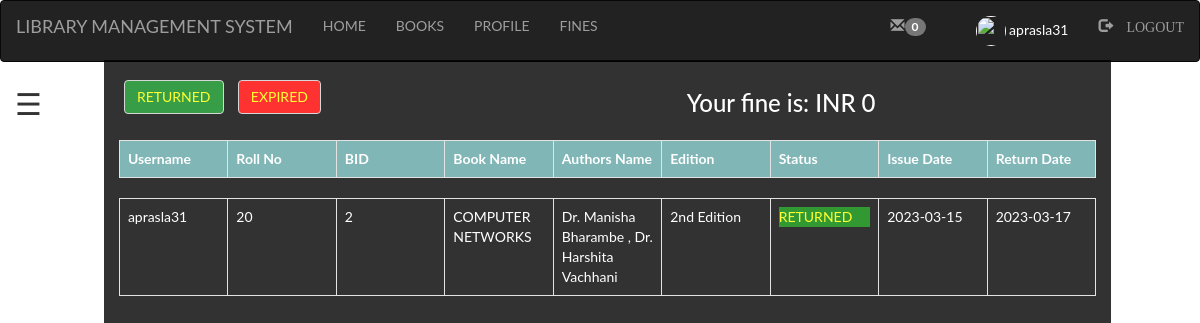
The app's page /Student/expired.php (signed in) with its own data.
### tables this page shows
CREATE TABLE `student` (
  `fullname` varchar(100) NOT NULL,
  `email` varchar(100) NOT NULL,
  `username` varchar(100) NOT NULL,
  `password` varchar(100) NOT NULL,
  `roll` int(225) NOT NULL,
  `contact` int(100) NOT NULL,
  `pic` varchar(100) NOT NULL
);

CREATE TABLE `books` (
  `bid` int(100) NOT NULL,
  `name` varchar(100) NOT NULL,
  `authors` text NOT NULL,
  `edition` varchar(100) NOT NULL,
  `quantity` int(225) NOT NULL,
  `department` varchar(100) NOT NULL
);

CREATE TABLE `issue_book` (
  `username` varchar(100) NOT NULL,
  `bid` int(100) NOT NULL,
  `approve` varchar(100) NOT NULL,
  `issue` varchar(100) NOT NULL,
  `return` varchar(100) NOT NULL
);

### Student/expired.php (the view, shortened to what this page needs)
<?php
  include "navbar.php";
?>
<!DOCTYPE html>
<html>
<head>
   <link rel="stylesheet" href="https://maxcdn.bootstrapcdn.com/bootstrap/3.3.7/css/bootstrap.min.css">
</head>
<body>
<div id="main">
  <span style="font-size:30px;cursor:pointer" onclick="openNav()">&#9776;</span>
  <div class="container">
    <?php
      if(isset($_SESSION['login_user']))
      {
        ?>
      <div style="float: left; padding-left:  5px; padding-top: 20px;">
      <form method="post" action="">
          <button name="submit2" type="submit" class="btn btn-default" style="background-color: #06861a; color: yellow;">RETURNED</button>
          <button name="submit3" type="submit" class="btn btn-default" style="background-color: red; color: yellow;">EXPIRED</button>
      </form>
      </div>
      <div style="float: right;padding-top: 10px;">
        <?php
        $var=0;
          $result=mysqli_query($db,"SELECT * FROM `fine` where username='$_SESSION[login_user]' and status='not paid' ;");
          while($r=mysqli_fetch_assoc($result))
          {
            $var=$var+$r['fine'];
          }
          $var2=$var+$_SESSION['fine'];
         ?>
        <h3>Your fine is:
          <?php
            echo "INR ".$var2;
          ?>
        </h3>
      </div>
<br><br><br><br>
        <?php
      }
         $ret='<p style="color:yellow; background-color:green;">RETURNED</p>';
        if(isset($_POST['submit2']))
        {
        $sql="SELECT student.username,roll,books.bid,name,authors,edition,approve,issue,issue_book.return FROM student inner join issue_book ON student.username=issue_book.username inner join books ON issue_book.bid=books.bid WHERE issue_book.approve ='$ret' and issue_book.username ='$_SESSION[login_user]'  ORDER BY `issue_book`.`return` DESC";
        $res=mysqli_query($db,$sql);
        }
        else
        {
        $sql="SELECT student.username,roll,books.bid,name,authors,edition,approve,issue,issue_book.return FROM student inner join issue_book ON student.username=issue_book.username inner join books ON issue_book.bid=books.bid WHERE issue_book.approve !='' and issue_book.approve !='Yes'  and issue_book.username ='$_SESSION[login_user]' ORDER BY `issue_book`.`return` DESC";
        $res=mysqli_query($db,$sql);
        }
        echo "<table class='table table-bordered' style='width:100%;' >";
        echo "<tr style='background-color: #6db6b9e6;'>";
        echo "<th>"; echo "Username";  echo "</th>";
        echo "<th>"; echo "Roll No";  echo "</th>";
        echo "<th>"; echo "BID";  echo "</th>";
        echo "<th>"; echo "Book Name";  echo "</th>";
        echo "<th>"; echo "Authors Name";  echo "</th>";
        echo "<th>"; echo "Edition";  echo "</th>";
        echo "<th>"; echo "Status";  echo "</th>";
        echo "<th>"; echo "Issue Date";  echo "</th>";
        echo "<th>"; echo "Return Date";  echo "</th>";
      echo "</tr>";
      echo "</table>";
       echo "<div class='scroll'>";
        echo "<table class='table table-bordered' >";
      while($row=mysqli_fetch_assoc($res))
      {
        echo "<tr>";
          echo "<td>"; echo $row['username']; echo "</td>";
          echo "<td>"; echo $row['roll']; echo "</td>";
          echo "<td>"; echo $row['bid']; echo "</td>";
          echo "<td>"; echo $row['name']; echo "</td>";
          echo "<td>"; echo $row['authors']; echo "</td>";
          echo "<td>"; echo $row['edition']; echo "</td>";
          echo "<td>"; echo $row['approve']; echo "</td>";
          echo "<td>"; echo $row['issue']; echo "</td>";
          echo "<td>"; echo $row['return']; echo "</td>";
        echo "</tr>";
      }
    echo "</table>";
        echo "</div>";
    ?>
  </div>
</div>
</body>
</html>

### Student/style.css (style rules this page uses)
html, body, div, span, object, iframe, h1, h2, h3, h4, h5, h6, p, blockquote, pre, abbr, address, cite, code, del, dfn, em, img, ins, kbd, q, samp, small, strong, sub, sup, var, b, i, dl, dt, dd, ol, ul, li, fieldset, form, label, legend, table, caption, tbody, tfoot, thead, tr, th, td, article, aside, canvas, details, figcaption, figure, footer, header, hgroup, menu, nav, section, summary, time, mark, audio, video { margin:0; padding:0; border:0; outline:0; font-size:100%; vertical-align:baseline; background:transparent; }
body { line-height:1; }
table { border-collapse:collapse; border-spacing:0; }

### Student/expired.php (style rules this page uses)
body { background-image: url("images/6.jpg"); background-repeat: no-repeat; font-family: "Lato", sans-serif; transition: background-color .5s; }
#main { transition: margin-left .5s; padding-left: 15px; }
.container { height: 800px; width: 85%; background-color: black; opacity: .8; color: white; margin-top: -65px; }
.scroll { width: 100%; height: 400px; overflow: auto; }
th,td { width: 10%; }

### records on screen
student: username "aprasla31", roll "20", books.bid "2", books.name "COMPUTER NETWORKS", books.authors "Dr. Manisha Bharambe , Dr. Harshita Vachhani", books.edition "2nd Edition", issue_book.approve "RETURNED", issue_book.issue "2023-03-15", issue_book.return "2023-03-17"

### other values on screen
$c['total'] "0"
$_SESSION['login_user'] "aprasla31"
$var2 "0"
